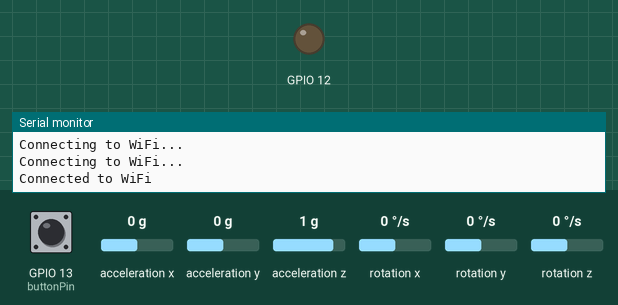
The sketch below on a simulated ESP8266 (NodeMCU). On the bench: output pins drawn as LEDs (lit = HIGH), the last lines printed to the serial monitor. The test bench sets the inputs (shaded band); at power-on: GPIO 13 (buttonPin) LOW, acceleration x 0 g, acceleration y 0 g, acceleration z 1 g, rotation x 0 °/s, rotation y 0 °/s, rotation z 0 °/s. WiFi joins after 1.5 s; servers stay silent unless stated; uploads are accepted with an empty reply.

Above: at 3.2 s.
3.3 s: GPIO 13 (buttonPin) pulled HIGH for 0.15 s
At 4.1 s:
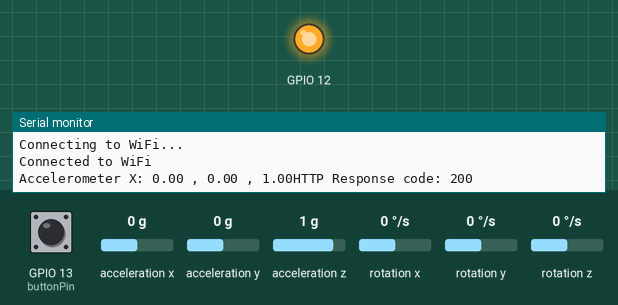
Timing chart, 0 to 6.3 s (numbered marks = the images above; inputs shaded):
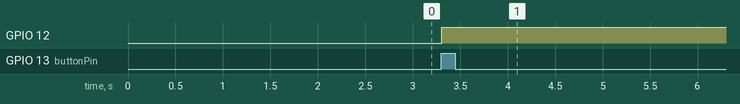

Measured:
- after the input at 3.3 s, GPIO 12: LOW → HIGH at once

The sketch:

ESP_WEB_SERVER.ino
```cpp
#include <ESP8266WiFi.h>
#include <espnow.h>
#include <Wire.h>
#include <MPU6050.h>
#include <ESP8266HTTPClient.h>

// REPLACE WITH RECEIVER MAC Address
uint8_t broadcastAddress[] = {0xBC, 0xFF, 0x4D, 0x39, 0x7E, 0x7D};

// Structure example to send data
typedef struct struct_message {
  char command; // Command to control the LED ('1' to turn on, '0' to turn off)
  float accelerometerX; // Accelerometer data X-axis
  float accelerometerY; // Accelerometer data Y-axis
  float accelerometerZ; // Accelerometer data Z-axis
} struct_message;

// Create a struct_message called myData
struct_message myData;

// MPU6050 object
MPU6050 mpu;

// Pin connected to the button
const int buttonPin = 13; // Assuming the button is connected to GPIO pin D1

// Variable to store the state of the button
int buttonState = 0;
int previousButtonState = LOW; // Initialize previous button state

// Callback when data is sent
void OnDataSent(uint8_t *mac_addr, uint8_t sendStatus) {
  //Serial.print("Last Packet Send Status: ");
  // if (sendStatus == 0){
  //   Serial.println("Delivery success");
  // }
  // else{
  //   Serial.println("Delivery fail");
  // }
}

void setup() {
  // Init Serial Monitor
  Serial.begin(115200);

  // Init Wire library
  Wire.begin();

  // Init MPU6050
  mpu.initialize();

  // Set device as a Wi-Fi Station
  WiFi.mode(WIFI_STA);

  // Connect to Wi-Fi
  WiFi.begin("VMS-Tech", "Vms@2023#$");
  while (WiFi.status() != WL_CONNECTED) {
    delay(1000);
    Serial.println("Connecting to WiFi...");
  }
  Serial.println("Connected to WiFi");

  // Init ESP-NOW
  if (esp_now_init() != 0) {
    Serial.println("Error initializing ESP-NOW");
    return;
  }

  // Once ESPNow is successfully Init, we will register for Send CB to
  // get the status of Transmitted packet
  esp_now_set_self_role(ESP_NOW_ROLE_CONTROLLER);
  esp_now_register_send_cb(OnDataSent);

  // Register peer
  esp_now_add_peer(broadcastAddress, ESP_NOW_ROLE_SLAVE, 1, NULL, 0);

  // Set button pin as input
  pinMode(buttonPin, INPUT);

  pinMode(12, OUTPUT);
}

void loop() {
  // Read the state of the button
  buttonState = digitalRead(buttonPin);

  // Only send data if the button state changes from LOW to HIGH (pressed)
  if (buttonState == HIGH && previousButtonState == LOW) {
    // Read accelerometer data
    int16_t ax, ay, az;
    mpu.getAcceleration(&ax, &ay, &az);

    // Print accelerometer data
    Serial.print("Accelerometer X: ");
    Serial.print(ax / 16384.0); // Convert raw data to g
    Serial.print(" , ");
    Serial.print(ay / 16384.0); // Convert raw data to g
    Serial.print(" , ");
    Serial.print(az / 16384.0); // Convert raw data to g

    // Set the command based on the button state
    myData.command = '1'; // Turn on the LED

    // Set accelerometer data
    myData.accelerometerX = ax / 16384.0; // Convert raw data to g
    myData.accelerometerY = ay / 16384.0; // Convert raw data to g
    myData.accelerometerZ = az / 16384.0; // Convert raw data to g
    if (myData.accelerometerX >= 0.04 && myData.accelerometerX <= 0.10) {
      digitalWrite(12, LOW); // Turn on the LED
    } else {
      digitalWrite(12, HIGH); // Turn off the LED
    }

    // Send message via ESP-NOW
    esp_now_send(broadcastAddress, (uint8_t *) &myData, sizeof(myData));

    // Prepare JSON payload for HTTP POST request
    String payload = "{\"x-axis\":" + String(myData.accelerometerX) + ",\"y-axis\":" + String(myData.accelerometerY) + ",\"z-axis\":" + String(myData.accelerometerZ) + "}";


    // Create a WiFiClient object
    WiFiClient client;

    // Send HTTP POST request to the API endpoint
    HTTPClient http;
    http.begin(client, "https://xaapps.com/face_swap//apiproject/sensordata.php"); // Update API usage
    http.addHeader("Content-Type", "application/json");
    int httpResponseCode = http.POST(payload);
    if (httpResponseCode > 0) {
      Serial.print("HTTP Response code: ");
      Serial.println(httpResponseCode);
      String response = http.getString();
      Serial.println(response);
    } else {
      Serial.print("Error code: ");
      Serial.println(httpResponseCode);
    }
    http.end();
  }

  previousButtonState = buttonState; // Update previous button state
  delay(50); // Debounce delay
}
```
